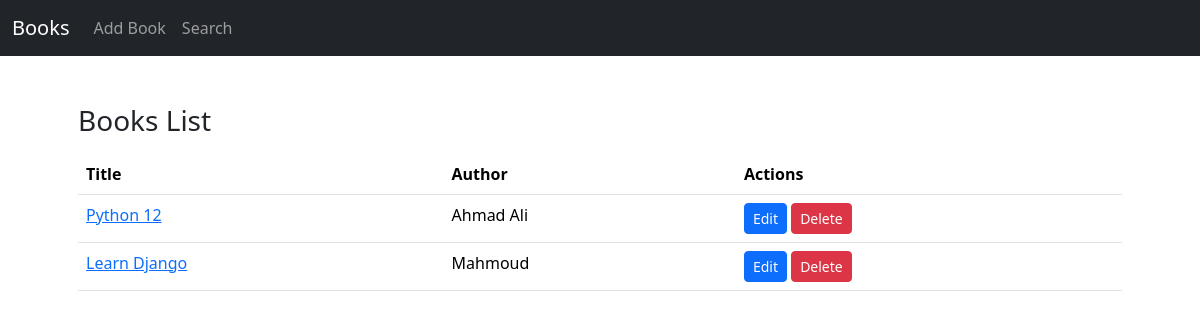
Before: / with the older database file.
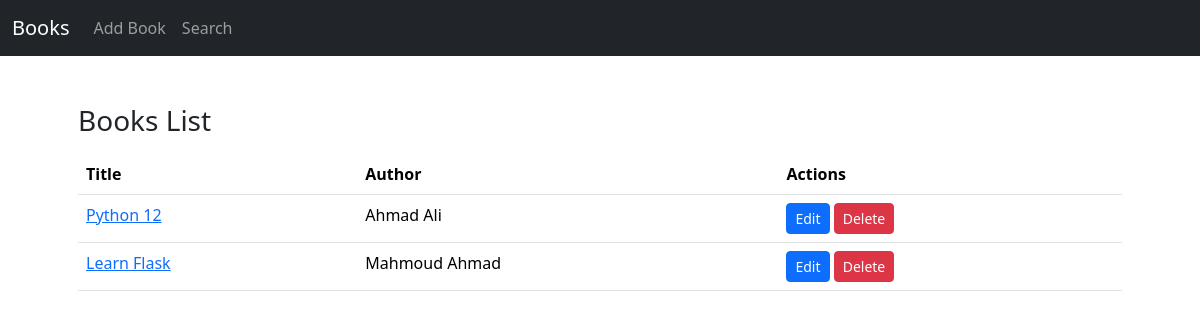
After: the same page with the newer database file.
### models.py (models this page shows)
class Book(db.Model):
    id = db.Column(db.Integer, primary_key=True)
    title = db.Column(db.String(100),nullable=False)
    author_id = db.Column(db.Integer,db.ForeignKey('author.id'),nullable=False)
    reviews = db.relationship('Review',backref='book',lazy=True)

class Author(db.Model):
    id = db.Column(db.Integer, primary_key=True)
    name = db.Column(db.String(100),nullable=False)
    books = db.relationship('Book',backref='author',lazy=True)

### app.py (the view)
@app.route('/')
def index():
    books = Book.query.all()
    return render_template("index.html",books=books)

### templates/index.html
{% extends "base.html" %}
{% block body %}
    <h3>Books List</h3>
    <table class="table mt-3">
        <thead>
            <tr>
                <th>Title</th>
                <th>Author</th>
                <th>Actions</th>
            </tr>
        </thead>
        <tbody>
            {% for book in books %}
            <tr>
                <td><a href="">{{book.title}}</a></td>
                <td>{{book.author.name}}</td>
                <td>
                    <a href="{{url_for('edit_book', id=book.id) }}" class="btn btn-sm btn-primary">Edit</a>
                    <a href="{{url_for('delete_book', id=book.id) }}" class="btn btn-sm btn-danger">Delete</a>
                </td>
            </tr>
            {% endfor %}
        </tbody>
    </table>
{% endblock body %}

### templates/base.html (shortened to what this page needs)
<!doctype html>
<html lang="en">
  <head>
    <link href="https://cdn.jsdelivr.net/npm/bootstrap@5.3.5/dist/css/bootstrap.min.css" rel="stylesheet">
  </head>
  <body>
    <nav class="navbar navbar-expand-lg navbar-dark bg-dark">
        <div class="container-fluid">
          <a class="navbar-brand" href="/">Books</a>
          <div class="collapse navbar-collapse" id="navbarNav">
            <ul class="navbar-nav">
              <li class="nav-item">
                <a class="nav-link" href="/add-book">Add Book</a>
              </li>
              <li class="nav-item">
                <a class="nav-link" href="#">Search</a>
              </li>
            </ul>
          </div>
        </div>
    </nav>
    <div class="container p-5">
        {% block body %}
        {% endblock body %}
    </div>
  </body>
</html>

Changed rows visible on the page:
changed Book: title "Learn Django" → "Learn Flask"; author.name "Mahmoud" → "Mahmoud Ahmad"
